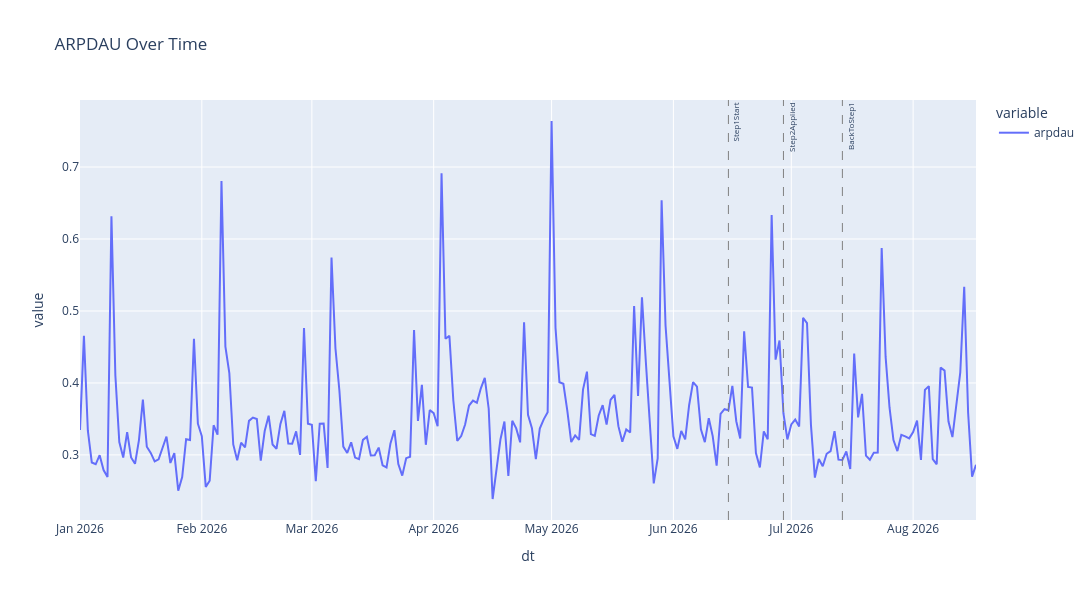

The code cell stored with this chart in its notebook:
### Code cell
fig = px.line(data_arpdau_agg, 
              x='dt', 
              y=['arpdau'],
              #color='payer_value_segment',
              title='ARPDAU Over Time',
              width=1500,
              height=600,
              hover_data={'user_id_count': True, 'usd_net_iap_revenue': True, 'usd_net_ad_revenue': True},
              #barmode='group'
              )

fig = add_vlines_to_figure(fig, vlines_events)


fig.show()

### Figure 1 — Plotly figure (JSON) as saved in the notebook; plotly's stock layout.template omitted (floating-point values rounded to 4 significant figures; data arrays with more than 128 entries replaced by an {"elided": "..."} marker saying what was removed)
{"data": [{"customdata": {"elided": "229x3 float values"}, "hovertemplate": "variable=arpdau<br>dt=%{x}<br>value=%{y}<br>user_id_count=%{customdata[0]}<br>usd_net_iap_revenue=%{customdata[1]}<br>usd_net_ad_revenue=%{customdata[2]}<extra></extra>", "legendgroup": "arpdau", "line": {"color": "#636efa", "dash": "solid"}, "marker": {"symbol": "circle"}, "mode": "lines", "name": "arpdau", "orientation": "v", "showlegend": true, "type": "scatter", "x": {"elided": "229 str values"}, "xaxis": "x", "y": {"elided": "229 float values"}, "yaxis": "y"}], "layout": {"annotations": [{"font": {"size": 8}, "showarrow": false, "text": "Step1Start", "textangle": -90, "x": 1781481600000, "xanchor": "left", "xref": "x", "y": 1, "yanchor": "top", "yref": "y domain"}, {"font": {"size": 8}, "showarrow": false, "text": "Step2Applied", "textangle": -90, "x": 1782691200000, "xanchor": "left", "xref": "x", "y": 1, "yanchor": "top", "yref": "y domain"}, {"font": {"size": 8}, "showarrow": false, "text": "BackToStep1", "textangle": -90, "x": 1783987200000, "xanchor": "left", "xref": "x", "y": 1, "yanchor": "top", "yref": "y domain"}], "height": 600, "legend": {"title": {"text": "variable"}, "tracegroupgap": 0}, "shapes": [{"line": {"color": "gray", "dash": "dash", "width": 1}, "type": "line", "x0": 1781481600000, "x1": 1781481600000, "xref": "x", "y0": 0, "y1": 1, "yref": "y domain"}, {"line": {"color": "gray", "dash": "dash", "width": 1}, "type": "line", "x0": 1782691200000, "x1": 1782691200000, "xref": "x", "y0": 0, "y1": 1, "yref": "y domain"}, {"line": {"color": "gray", "dash": "dash", "width": 1}, "type": "line", "x0": 1783987200000, "x1": 1783987200000, "xref": "x", "y0": 0, "y1": 1, "yref": "y domain"}], "title": {"text": "ARPDAU Over Time"}, "width": 1500, "xaxis": {"anchor": "y", "domain": [0, 1], "title": {"text": "dt"}}, "yaxis": {"anchor": "x", "domain": [0, 1], "title": {"text": "value"}}}}
